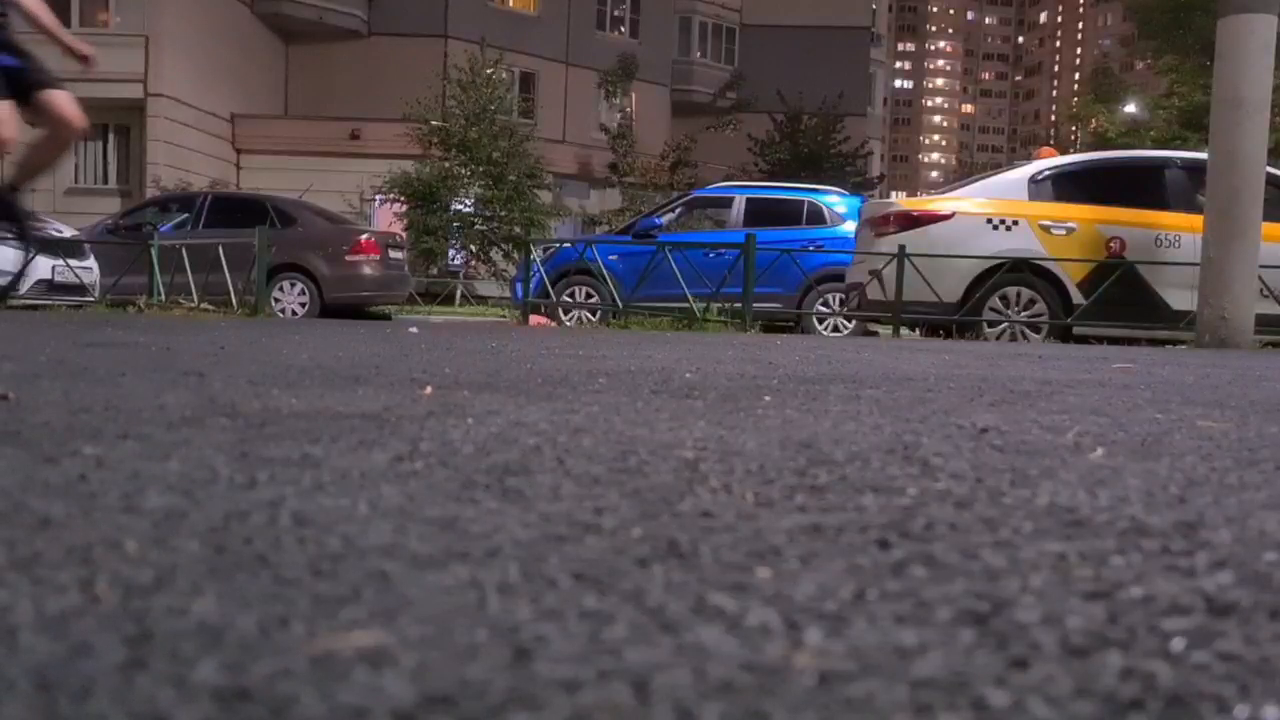
#> input picture frame 8 of 04_DistributionAnalysis/unicycle.mp4, 1280 x 720 px, given in place of me.mp4, which was not available
$ jupyter execute HW_03.ipynb   (older library calls are emulated)   (text cells are left out)
#> lines starting #> are read from the running program, lines starting #| are printed output that depends on the picture; after the words box and inside, x2 and y2 are one past the last pixel; in counts of white or black regions, pixels touching at a corner belong together; pictures that were not available may be replaced by others from this repository, and a replacement may not be noted
[cell 1]
import cv2
import numpy as np

cv2.namedWindow('mask')

cv2.namedWindow("mask_2")

def nothing(x):
    pass

cv2.createTrackbar('lh', 'mask', 6, 255, nothing)
cv2.createTrackbar('ls', 'mask', 2, 255, nothing)
cv2.createTrackbar('lv', 'mask', 26, 255, nothing)
cv2.createTrackbar('hh', 'mask', 158, 255, nothing)
cv2.createTrackbar('hs', 'mask', 237, 255, nothing)
cv2.createTrackbar('hv', 'mask', 252, 255, nothing)

cv2.createTrackbar("hf", "mask_2", 256, 512, nothing)
cv2.createTrackbar("sf", "mask_2", 256, 512, nothing)
cv2.createTrackbar("vf", "mask_2", 256, 512, nothing)

video_path = "me.mp4"
cam = cv2.VideoCapture(video_path)

_, background = cam.read()
#> background is the input picture: shape (720, 1280, 3); mean B, G, R 81.9, 77.9, 86.3
background = cv2.cvtColor(background, cv2.COLOR_BGR2HSV)
#> background: shape (720, 1280, 3); mean H, S, V 101.9, 44.2, 90.2

kernel_1 = np.zeros((11, 11), np.uint8)
cv2.circle(kernel_1, (5, 5), 5, (1), -1)

kernel_2 = np.zeros((41, 41), np.uint8)
cv2.circle(kernel_2, (20, 20), 20, (1), -1)
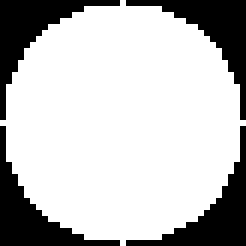
#> kernel_2: shape (41, 41) (shown 6 times larger); values 0 (black) and 1 (white), 74.8% white; 4 black regions, box (x1, y1, x2, y2) and area: (0, 0, 20, 20) 106, (21, 0, 41, 20) 106, (0, 21, 20, 41) 106, (21, 21, 41, 41) 106

print(kernel_2)
#> (printed output is left out)

while (True):
    success, frame = cam.read()
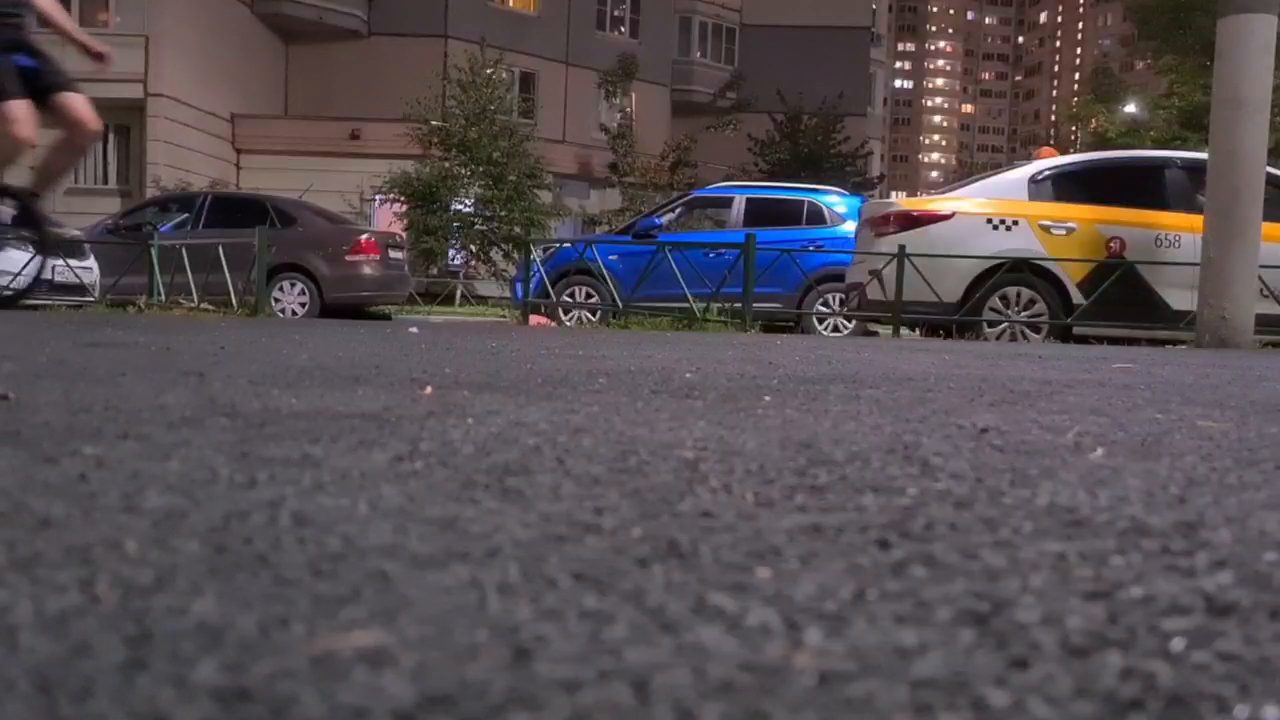
#> input picture frame 9 of 04_DistributionAnalysis/unicycle.mp4, 1280 x 720 px, given in place of me.mp4, which was not available
#> frame is the input picture: shape (720, 1280, 3); mean B, G, R 81.7, 77.7, 86

    if(success == False):
        cam.release()
        cam = cv2.VideoCapture(video_path)
        continue

    hsv_frame = cv2.cvtColor(frame, cv2.COLOR_BGR2HSV)
#> hsv_frame: shape (720, 1280, 3); mean H, S, V 102.3, 44.3, 90

    lh = cv2.getTrackbarPos('lh', 'mask')
    ls = cv2.getTrackbarPos('ls', 'mask')
    lv = cv2.getTrackbarPos('lv', 'mask')
    hh = cv2.getTrackbarPos('hh', 'mask')
    hs = cv2.getTrackbarPos('hs', 'mask')
    hv = cv2.getTrackbarPos('hv', 'mask')

    hf = cv2.getTrackbarPos("hf", "mask_2")
    sf = cv2.getTrackbarPos("sf", "mask_2")
    vf = cv2.getTrackbarPos("vf", "mask_2")

    background_a = cv2.addWeighted(background, 0.98, hsv_frame, 0.02, 0)
#> background_a: shape (720, 1280, 3); mean H, S, V 101.9, 44.2, 90.2

    diff = cv2.absdiff(hsv_frame, background_a)
#> diff: shape (720, 1280, 3); mean H, S, V 3.1, 1.8, 1.5

    foreground_mask = cv2.inRange(diff, (lh, ls, lv), (hh, hs, hv))
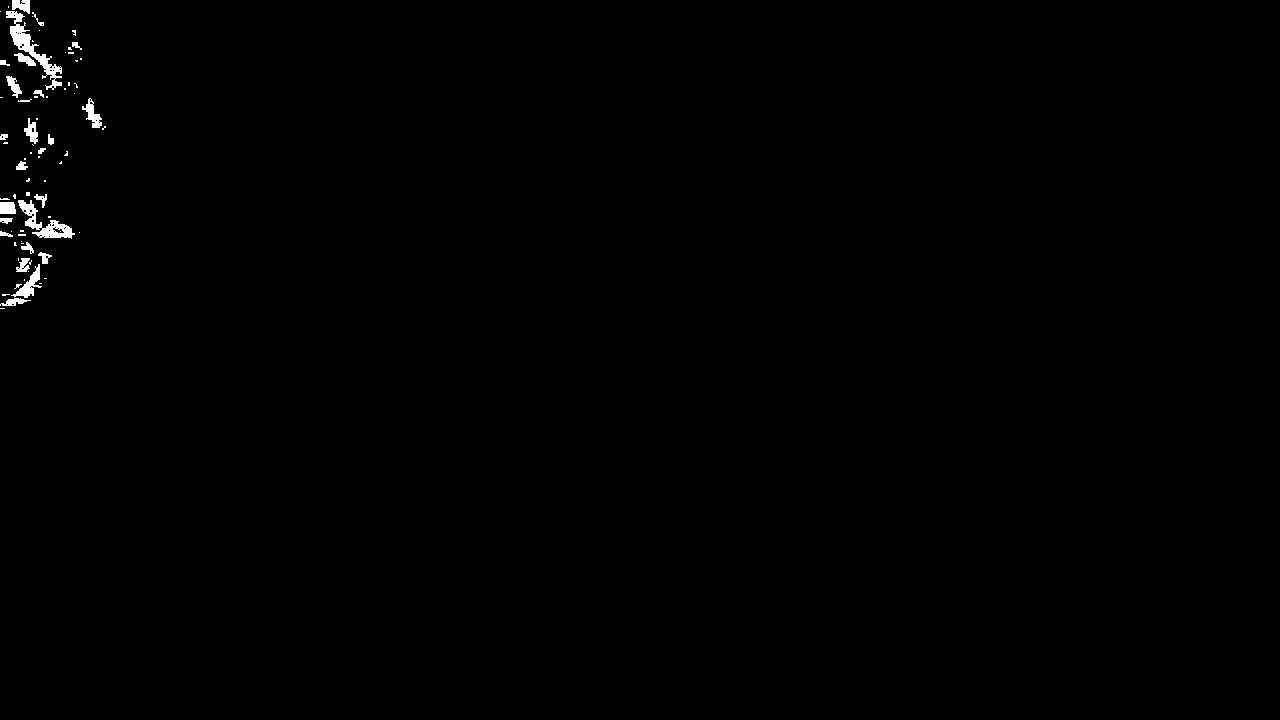
#> foreground_mask: shape (720, 1280); 0.48% white; 75 white regions (50 under 20 px), largest, box (x1, y1, x2, y2) and area: (6, 11, 62, 90) 963, (18, 200, 75, 239) 721, (11, 264, 42, 298) 336

    morph = cv2.morphologyEx(foreground_mask, cv2.MORPH_OPEN, kernel_1)
#> morph: shape (720, 1280); 0.04% white; 3 white regions, box (x1, y1, x2, y2) and area: (13, 33, 31, 46) 171, (0, 202, 15, 214) 160, (20, 286, 31, 297) 81
    morph = cv2.morphologyEx(morph, cv2.MORPH_DILATE, kernel_2)
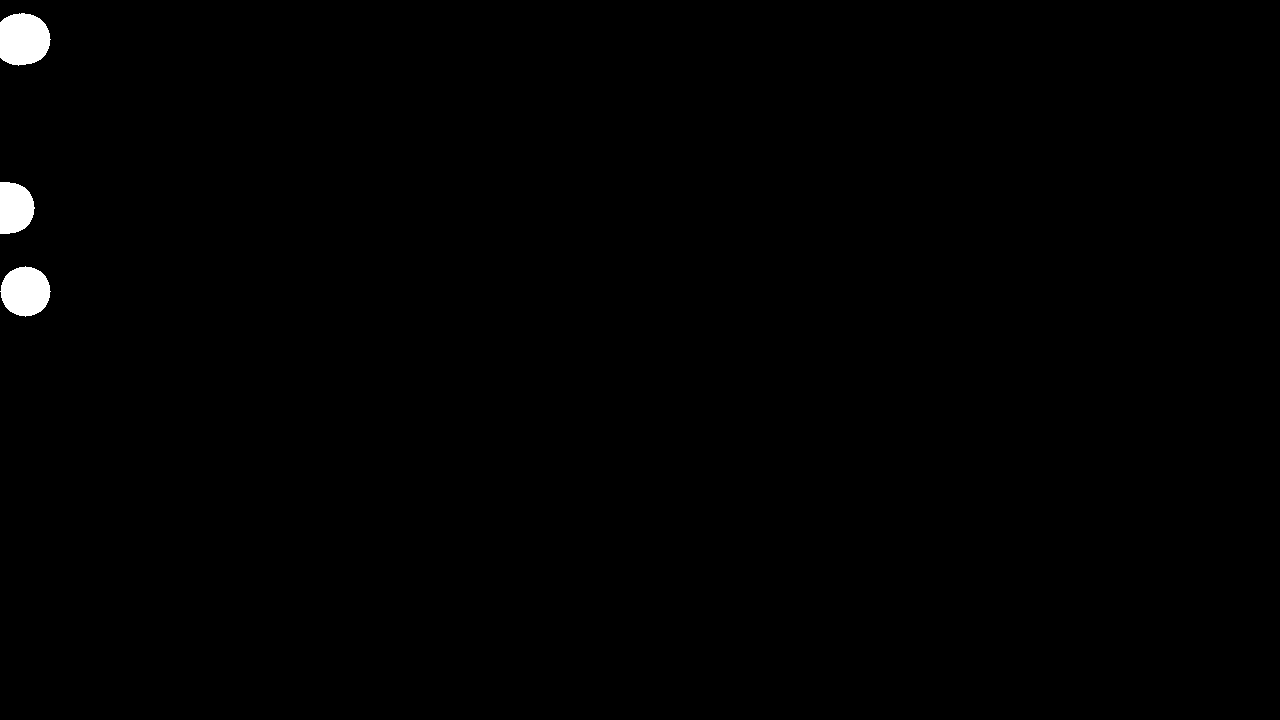
#> morph: shape (720, 1280); 0.61% white; 3 white regions, box (x1, y1, x2, y2) and area: (0, 13, 51, 66) 2207, (0, 266, 51, 317) 1953, (0, 182, 35, 234) 1496

    connectivity = 4
    output = cv2.connectedComponentsWithStats(morph, connectivity, cv2.CV_32S)

    num_labels = output[0]
#> num_labels = 4
    labels = output[1]
#> labels: shape (720, 1280) int32; 4 distinct labels, from 0 to 3
    stats = output[2]
#> stats = [[0, 0, 1280, 720, 915944], [0, 13, 51, 53, 2207], [0, 182, 35, 52, 1496], [0, 266, 51, 51, 1953]]

    filtered = np.zeros_like(morph)
    detected = False

    for i in range(1, num_labels):
        area = stats[i, cv2.CC_STAT_AREA]
        top = stats[i, cv2.CC_STAT_TOP]
        left = stats[i, cv2.CC_STAT_LEFT]
        width = stats[i, cv2.CC_STAT_WIDTH]
        height = stats[i, cv2.CC_STAT_HEIGHT]

        if (area >= 30000 and height >= 700):
            # print(area)
            print(height)
            detected = True
            filtered[np.where(labels == i)] = 255

            cv2.rectangle(frame, (left, top), (left + width, top + height), (0, 255, 0), 2)
#> this loop made 3 passes
#> (area, top, width, height) on passes 1 to 3: (2207, 13, 51, 53), (1496, 182, 35, 52), (1953, 266, 51, 51)
#> filtered: shape (720, 1280); every value is 0

    if detected:
        hsv_result = hsv_frame.copy()

        hsv_result[:, :, 0] = np.where(filtered == 255, np.clip(hsv_frame[:, :, 0] + hf, 0, 179), hsv_frame[:, :, 0])
        hsv_result[:, :, 1] = np.where(filtered == 255, np.clip(hsv_frame[:, :, 1] + sf, 0, 255), hsv_frame[:, :, 1])
        hsv_result[:, :, 2] = np.where(filtered == 255, np.clip(hsv_frame[:, :, 2] + vf, 0, 255), hsv_frame[:, :, 2])
    else:
        hsv_result = hsv_frame

    hsv_result = cv2.cvtColor(hsv_result, cv2.COLOR_HSV2BGR)

    foreground_mask_bgr = cv2.cvtColor(foreground_mask, cv2.COLOR_GRAY2BGR)
    morph_bgr = cv2.cvtColor(morph, cv2.COLOR_GRAY2BGR)
    filtered_bgr = cv2.cvtColor(filtered, cv2.COLOR_GRAY2BGR)
#> filtered_bgr: shape (720, 1280, 3); every value is 0

    frames = [frame, background_a, diff, foreground_mask_bgr, morph_bgr, filtered_bgr, hsv_result]
    combined_image = np.hstack(frames)
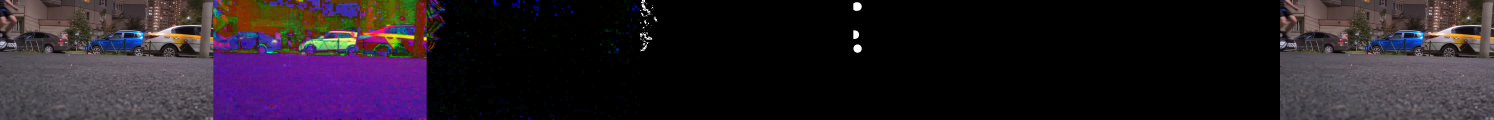
#> combined_image: shape (720, 8960, 3) (shown at 1/6 size); mean of channels 0, 1, 2 38.7, 29.1, 38.1; drawn as B, G, R

    cv2.namedWindow('custom fr_1', cv2.WINDOW_KEEPRATIO)
    cv2.imshow('custom fr_1', combined_image)
    cv2.resizeWindow('custom fr_1', 1080, 1080)

    key = cv2.waitKey(10) & 0xFF
#> (key q is pressed here)

    if (key == ord('q')):
        break

cam.release()
cv2.destroyAllWindows()
cv2.waitKey(10)
#> Out = 113

$ run again, starting later in the video
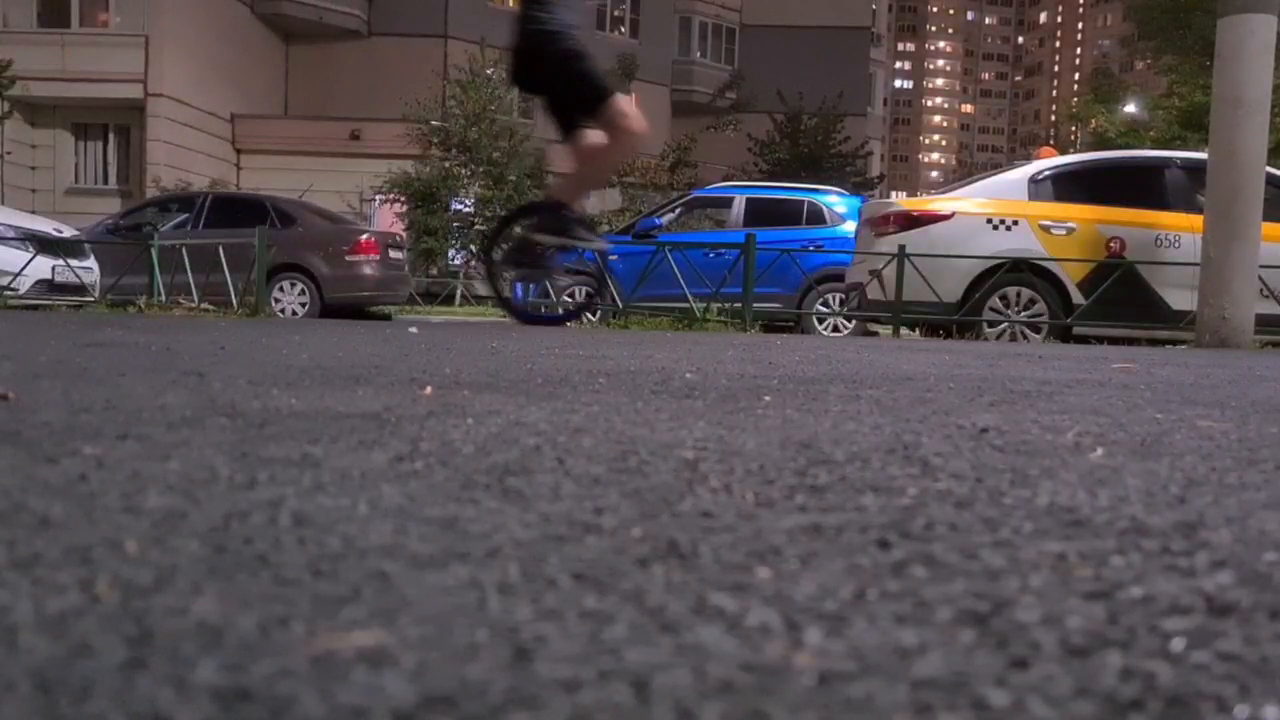
#> input picture frame 39 of 04_DistributionAnalysis/unicycle.mp4, 1280 x 720 px, given in place of me.mp4, which was not available
#> background is the input picture: shape (720, 1280, 3); mean B, G, R 81.4, 77.6, 85.7
#> background: shape (720, 1280, 3); mean H, S, V 101.6, 44, 89.4
#> kernel_2: shape (41, 41); values 0 (black) and 1 (white), 74.8% white; 4 black regions, box (x1, y1, x2, y2) and area: (0, 0, 20, 20) 106, (21, 0, 41, 20) 106, (0, 21, 20, 41) 106, (21, 21, 41, 41) 106
#> (printed output is left out)
#> hsv_frame: shape (720, 1280, 3); mean H, S, V 101.5, 43.9, 89.4
#> background_a: shape (720, 1280, 3); mean H, S, V 101.6, 44, 89.4
#> diff: shape (720, 1280, 3); mean H, S, V 3.3, 2.6, 1.7
#> `foreground_mask = cv2.inRange(diff, (lh, ls, lv), (hh, hs, hv))`:
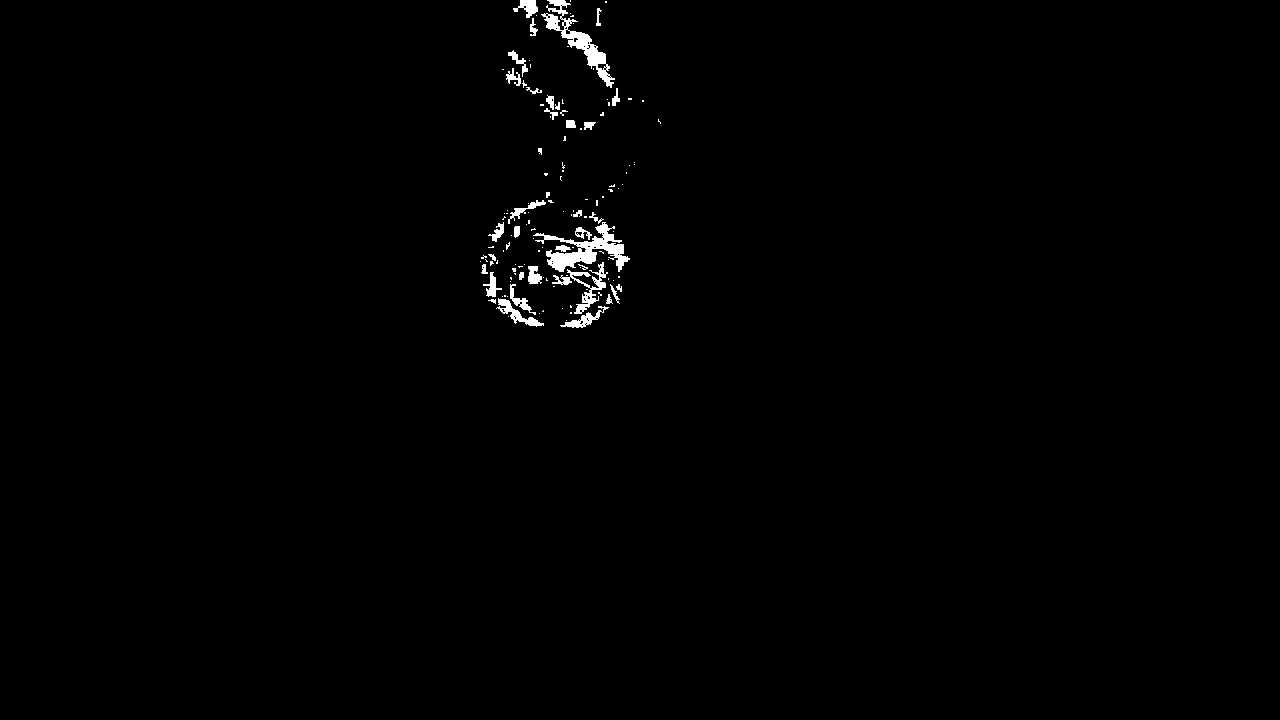
#> foreground_mask: shape (720, 1280); 0.8% white; 133 white regions (96 under 20 px), largest, box (x1, y1, x2, y2) and area: (533, 222, 630, 272) 1638, (541, 0, 615, 88) 1342, (552, 262, 608, 314) 686
#> num_labels = 3
#> labels: shape (720, 1280) int32; 3 distinct labels, from 0 to 2
#> stats = [[0, 0, 1280, 720, 909452], [500, 0, 126, 86, 5559], [508, 224, 135, 80, 6589]]
#> the loop `for i in range(1, num_labels):` made 2 passes
#> (area, top, left, width, height) on passes 1 to 2: (5559, 0, 500, 126, 86), (6589, 224, 508, 135, 80)
#> morph_bgr: shape (720, 1280, 3); 1.3% white; 2 white regions, box (x1, y1, x2, y2) and area: (508, 224, 643, 304) 6589, (500, 0, 626, 86) 5559
#> filtered_bgr: shape (720, 1280, 3); every value is 0
#> `combined_image = np.hstack(frames)`:
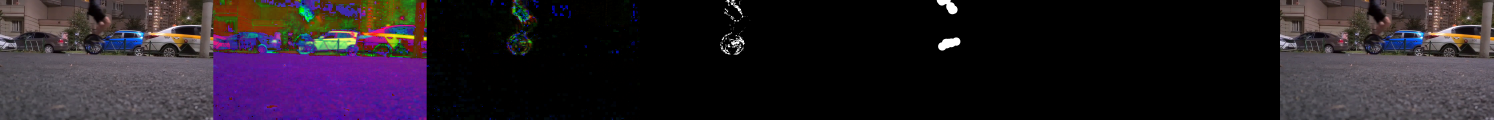
#> combined_image: shape (720, 8960, 3) (shown at 1/6 size); mean of channels 0, 1, 2 38.9, 29.6, 38.3; drawn as B, G, R
#> Out = 113
